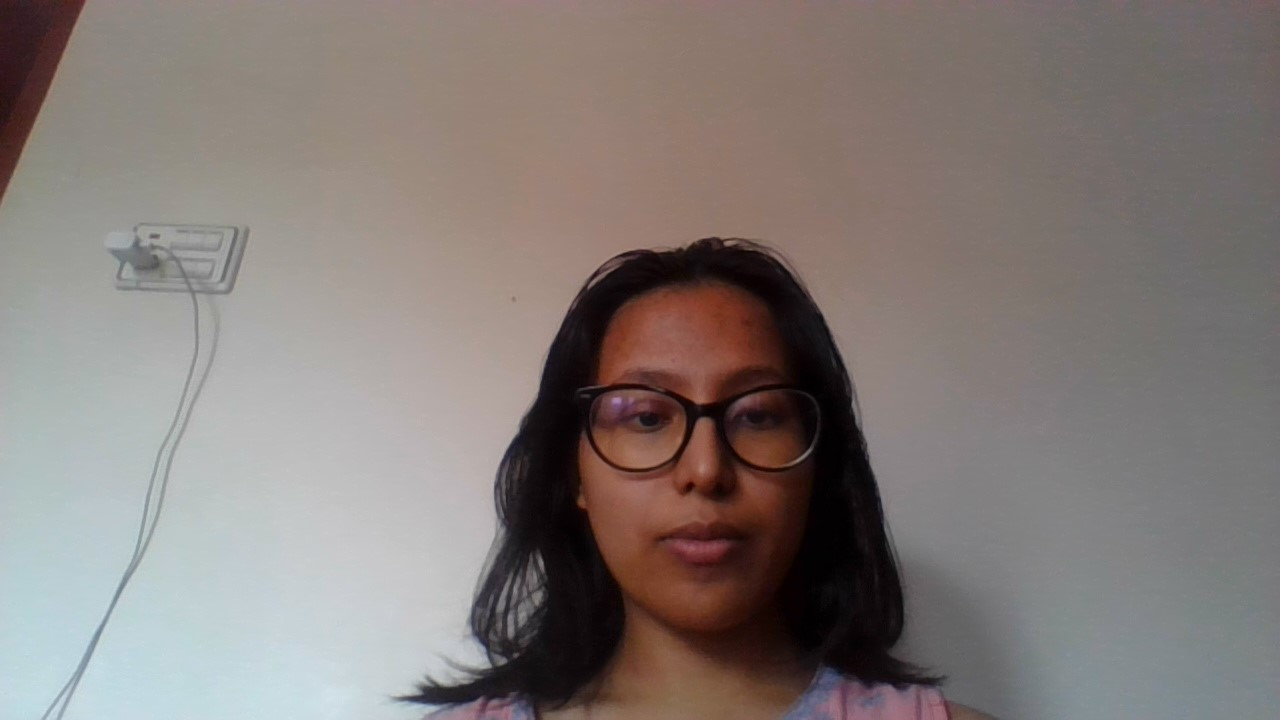
#> input picture dataset/Ojashwi/WIN_20250710_12_34_29_Pro.jpg, 1280 x 720 px; its folder holds only this picture in this run
$ python lbph_train.py
#> lines starting #> are read from the running program, lines starting #| are printed output that depends on the picture
import cv2
import os
import numpy as np

DATASET_DIR = "dataset"  # your dataset folder
TRAINER_FILE = "trainer.yml"
LABELS_FILE = "labels.txt"

# Haar cascade for face detection
face_cascade = cv2.CascadeClassifier(cv2.data.haarcascades + "haarcascade_frontalface_default.xml")

# Prepare training data
faces = []
labels = []
label_dict = {}  # name -> id
current_id = 0

print("[INFO] Preparing dataset...")

for person_name in os.listdir(DATASET_DIR):
    person_path = os.path.join(DATASET_DIR, person_name)
    if not os.path.isdir(person_path):
        continue

    # assign numeric id to each person
    if person_name not in label_dict:
        label_dict[person_name] = current_id
        current_id += 1

    person_id = label_dict[person_name]

    for img_name in os.listdir(person_path):
        img_path = os.path.join(person_path, img_name)

        # read image
        img = cv2.imread(img_path, cv2.IMREAD_GRAYSCALE)
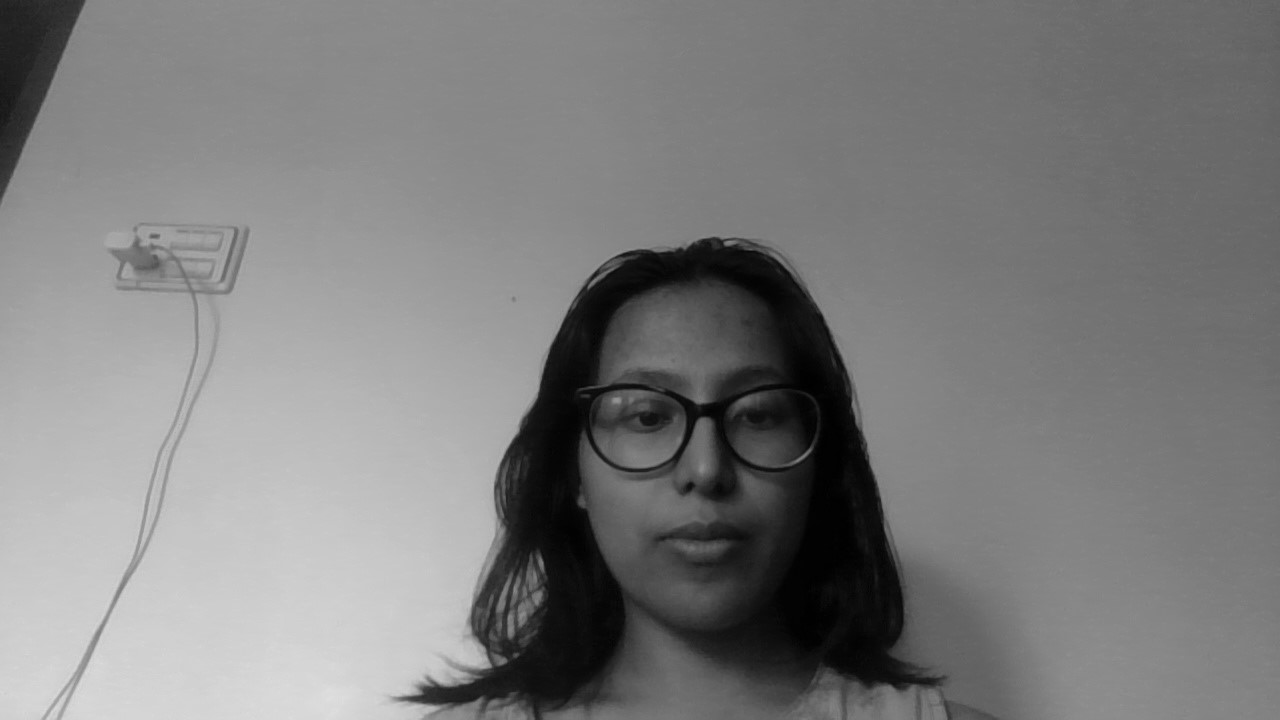
#> img: shape (720, 1280); min 0, max 223, mean 125.5
        if img is None:
            continue

        # detect face in the image
        faces_rects = face_cascade.detectMultiScale(img, scaleFactor=1.1, minNeighbors=5)
#> faces_rects = [[549, 290, 315, 315]]
        for (x, y, w, h) in faces_rects:
            roi = img[y:y+h, x:x+w]
            roi_resized = cv2.resize(roi, (200, 200))
            faces.append(roi_resized)
            labels.append(person_id)
#> this loop made 1 pass
#> pass 1, `roi = img[y:y+h, x:x+w]`:
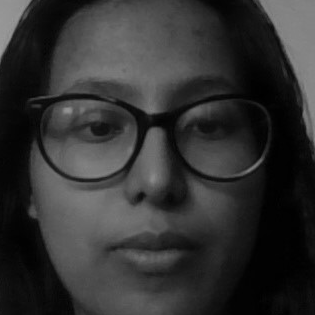
#> roi: shape (315, 315); min 0, max 156, mean 50.2
#> after the loop, faces = 1 item; labels = [0]
#> pass 2 of the loop `for person_name in os.listdir(DATASET_DIR):`:
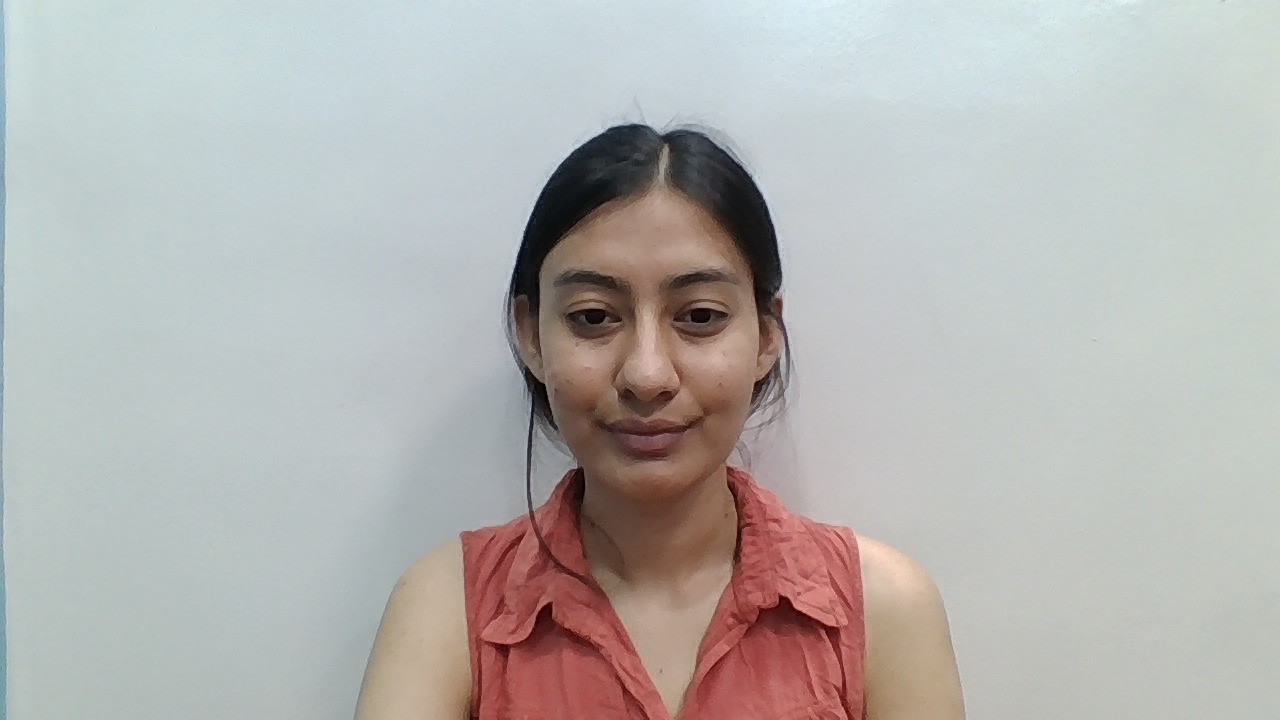
#> input picture dataset/Saya/WIN_20250728_20_51_22_Pro.jpg, 1280 x 720 px
#> `img = cv2.imread(img_path, cv2.IMREAD_GRAYSCALE)`:
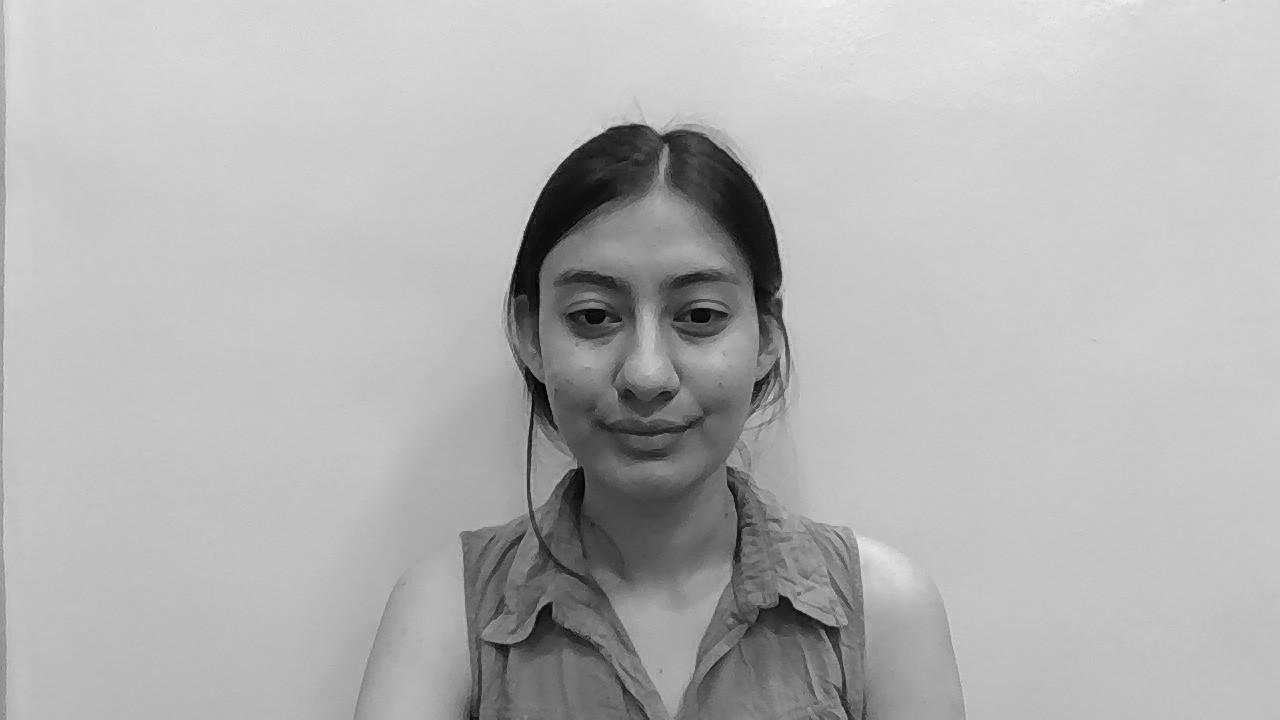
#> img: shape (720, 1280); min 0, max 246, mean 179.9
#> faces_rects = [[492, 193, 308, 308]]
#> the loop `for (x, y, w, h) in faces_rects:` made 1 pass
#> pass 1, `roi = img[y:y+h, x:x+w]`:
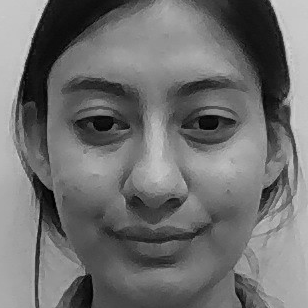
#> roi: shape (308, 308); min 0, max 215, mean 111.6
#> after the loop `for (x, y, w, h) in faces_rects:`: faces = 2 items; labels = [0, 1]

print(f"[INFO] Total faces: {len(faces)}")
#| [INFO] Total faces: 2
print(f"[INFO] Total labels: {len(labels)}")
#| [INFO] Total labels: 2

# Train LBPH recognizer
recognizer = cv2.face.LBPHFaceRecognizer_create()
recognizer.train(faces, np.array(labels))
recognizer.save(TRAINER_FILE)

# Save labels mapping (id -> name)
with open(LABELS_FILE, "w") as f:
    for name, id_ in label_dict.items():
        f.write(f"{id_},{name}\n")

print("[INFO] Training complete. Model saved as trainer.yml and labels.txt")
